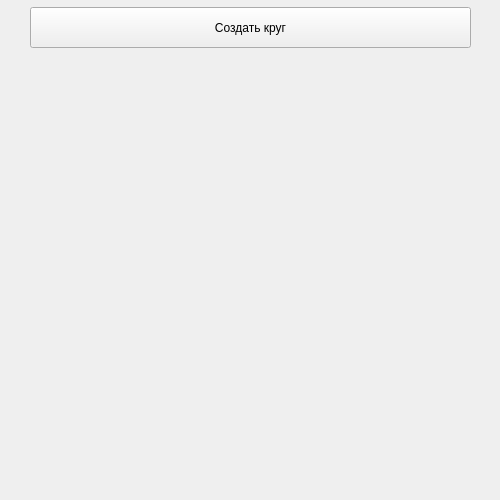
<?xml version="1.0" encoding="UTF-8"?>
<ui version="4.0">
 <class>Form</class>
 <widget class="QWidget" name="Form">
  <property name="windowModality">
   <enum>Qt::NonModal</enum>
  </property>
  <property name="enabled">
   <bool>true</bool>
  </property>
  <property name="geometry">
   <rect>
    <x>0</x>
    <y>0</y>
    <width>500</width>
    <height>500</height>
   </rect>
  </property>
  <property name="windowTitle">
   <string>Yellow_circles</string>
  </property>
  <widget class="QPushButton" name="btn">
   <property name="geometry">
    <rect>
     <x>30</x>
     <y>7</y>
     <width>441</width>
     <height>41</height>
    </rect>
   </property>
   <property name="text">
    <string>Создать круг</string>
   </property>
  </widget>
 </widget>
 <resources/>
 <connections/>
</ui>
